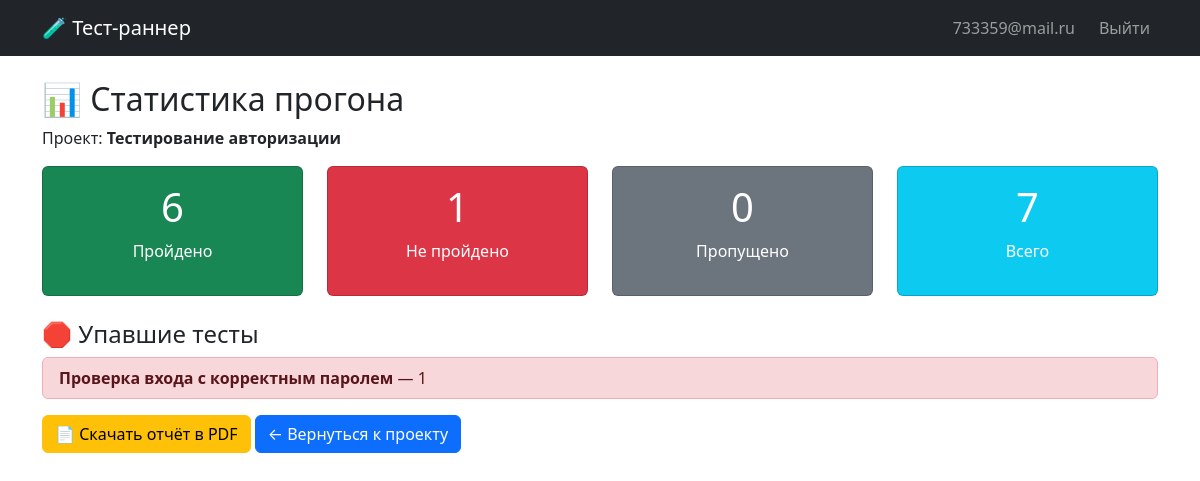
Page /project/1/stats (signed in) on the committed database.
### app/models.py (models this page shows)
class User(UserMixin, db.Model):
    id = db.Column(db.Integer, primary_key=True)
    email = db.Column(db.String(100), unique=True, nullable=False)
    password = db.Column(db.String(200), nullable=False)
    company_name = db.Column(db.String(100))
    tariff = db.Column(db.String(20), default='free')
    created_at = db.Column(db.DateTime, default=datetime.utcnow)
    projects = db.relationship('Project', backref='owner', lazy=True)

class Project(db.Model):
    id = db.Column(db.Integer, primary_key=True)
    name = db.Column(db.String(100), nullable=False)
    user_id = db.Column(db.Integer, db.ForeignKey('user.id'), nullable=False)
    created_at = db.Column(db.DateTime, default=datetime.utcnow)
    test_cases = db.relationship('TestCase', backref='project', lazy=True)

class TestRun(db.Model):
    id = db.Column(db.Integer, primary_key=True)
    status = db.Column(db.String(20), nullable=False)
    comment = db.Column(db.Text)
    timestamp = db.Column(db.DateTime, default=datetime.utcnow)
    test_case_id = db.Column(db.Integer, db.ForeignKey('test_case.id'), nullable=False)
    user_id = db.Column(db.Integer, db.ForeignKey('user.id'), nullable=False)
    test_case = db.relationship('TestCase', backref='runs')
    user = db.relationship('User', backref='runs')

class TestCase(db.Model):
    id = db.Column(db.Integer, primary_key=True)
    title = db.Column(db.String(200), nullable=False)
    precondition = db.Column(db.Text)
    steps = db.Column(db.Text, nullable=False)
    expected_result = db.Column(db.Text)
    project_id = db.Column(db.Integer, db.ForeignKey('project.id'), nullable=False)

### app/routes.py (the view)
@main_bp.route('/project/<int:project_id>/stats')
@login_required
def run_stats(project_id):
    project = Project.query.get_or_404(project_id)
    if project.user_id != current_user.id:
        flash('Доступ запрещён', 'danger')
        return redirect(url_for('main.projects'))
    runs = TestRun.query.join(TestCase).filter(
        TestCase.project_id == project.id,
        TestRun.user_id == current_user.id
    ).order_by(TestRun.timestamp.desc()).all()
    stats = {
        'PASS': sum(1 for r in runs if r.status == 'PASS'),
        'FAIL': sum(1 for r in runs if r.status == 'FAIL'),
        'SKIP': sum(1 for r in runs if r.status == 'SKIP'),
        'TOTAL': len(runs)
    }
    return render_template('stats.html', project=project, runs=runs, stats=stats)

### app/models.py (called while the page is built)
@login_manager.user_loader
def load_user(user_id):
    return User.query.get(int(user_id))

### templates/stats.html
{% extends "base.html" %}
{% block content %}
<h2>📊 Статистика прогона</h2>
<p>Проект: <strong>{{ project.name }}</strong></p>
<div class="row mb-4">
    <div class="col-md-3">
        <div class="card text-white bg-success">
            <div class="card-body text-center">
                <h1>{{ stats.PASS }}</h1>
                <p>Пройдено</p>
            </div>
        </div>
    </div>
    <div class="col-md-3">
        <div class="card text-white bg-danger">
            <div class="card-body text-center">
                <h1>{{ stats.FAIL }}</h1>
                <p>Не пройдено</p>
            </div>
        </div>
    </div>
    <div class="col-md-3">
        <div class="card text-white bg-secondary">
            <div class="card-body text-center">
                <h1>{{ stats.SKIP }}</h1>
                <p>Пропущено</p>
            </div>
        </div>
    </div>
    <div class="col-md-3">
        <div class="card text-white bg-info">
            <div class="card-body text-center">
                <h1>{{ stats.TOTAL }}</h1>
                <p>Всего</p>
            </div>
        </div>
    </div>
</div>
{% if stats.FAIL > 0 %}
    <h4>🛑 Упавшие тесты</h4>
    <ul class="list-group">
        {% for run in runs if run.status == 'FAIL' %}
            <li class="list-group-item list-group-item-danger">
                <strong>{{ run.test_case.title }}</strong>
                {% if run.comment %}— {{ run.comment }}{% endif %}
            </li>
        {% endfor %}
    </ul>
{% endif %}
<div class="mt-3">
    <a href="{{ url_for('main.export_pdf', project_id=project.id) }}" class="btn btn-warning">📄 Скачать отчёт в PDF</a>
    <a href="{{ url_for('main.project_detail', project_id=project.id) }}" class="btn btn-primary">← Вернуться к проекту</a>
</div>
{% endblock %}

### templates/base.html (shortened to what this page needs)
<!DOCTYPE html>
<html lang="ru">
<head>
    <link href="https://cdn.jsdelivr.net/npm/bootstrap@5.3.0/dist/css/bootstrap.min.css" rel="stylesheet">
    <link rel="stylesheet" href="{{ url_for('static', filename='style.css') }}">
</head>
<body>
    <nav class="navbar navbar-expand-lg navbar-dark bg-dark">
        <div class="container">
            <a class="navbar-brand" href="{{ url_for('main.index') }}">🧪 Тест-раннер</a>
            <div class="navbar-nav ms-auto">
                {% if current_user.is_authenticated %}
                    <span class="navbar-text me-3">{{ current_user.email }}</span>
                    <a class="nav-link" href="{{ url_for('auth.logout') }}">Выйти</a>
                {% else %}
                    <a class="nav-link" href="{{ url_for('auth.login') }}">Войти</a>
                    <a class="nav-link" href="{{ url_for('auth.register') }}">Регистрация</a>
                {% endif %}
            </div>
        </div>
    </nav>
    <div class="container mt-4">
        {% block content %}{% endblock %}
    </div>
</body>
</html>

### rows in the picture
User: email "733359@mail.ru"
Project: name "Тестирование авторизации"
TestRun: test_case "Проверка входа с корректным паролем", comment "1"

### other values in the picture
{{ stats.PASS }} "6"
{{ stats.FAIL }} "1"
{{ stats.SKIP }} "0"
{{ stats.TOTAL }} "7"
